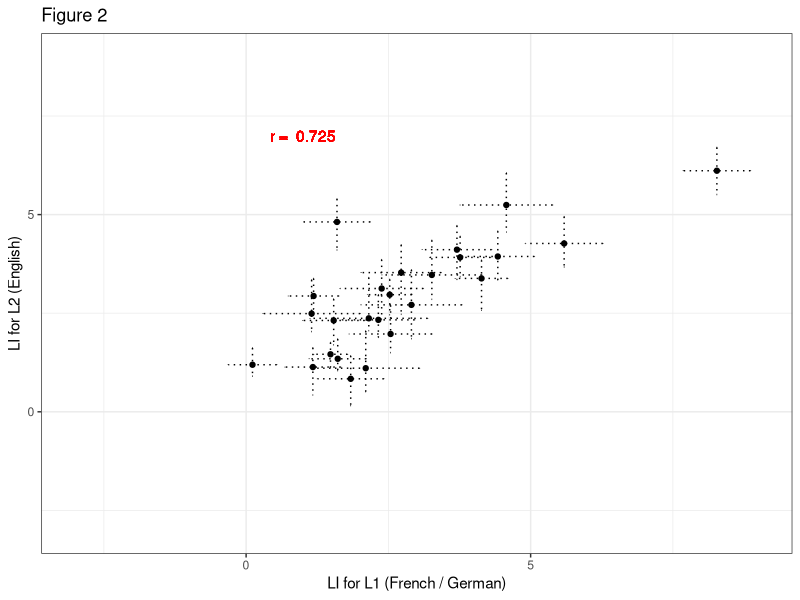
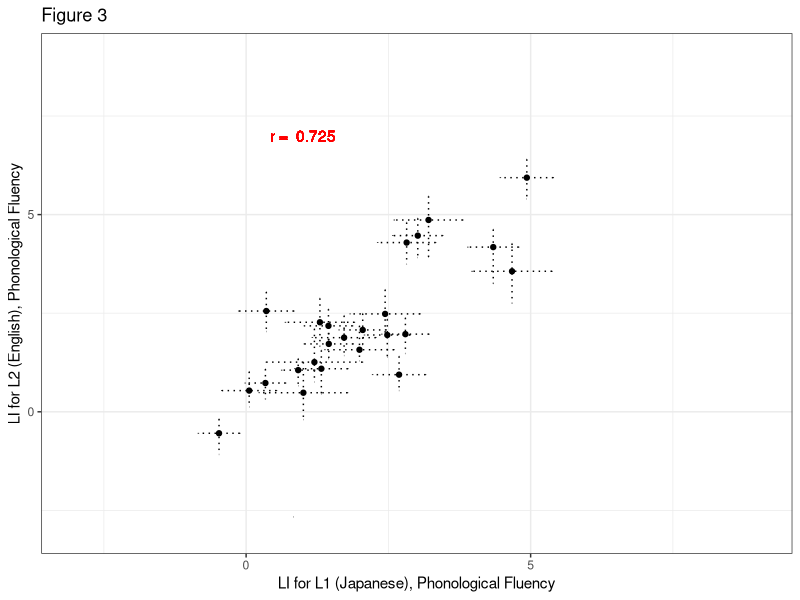
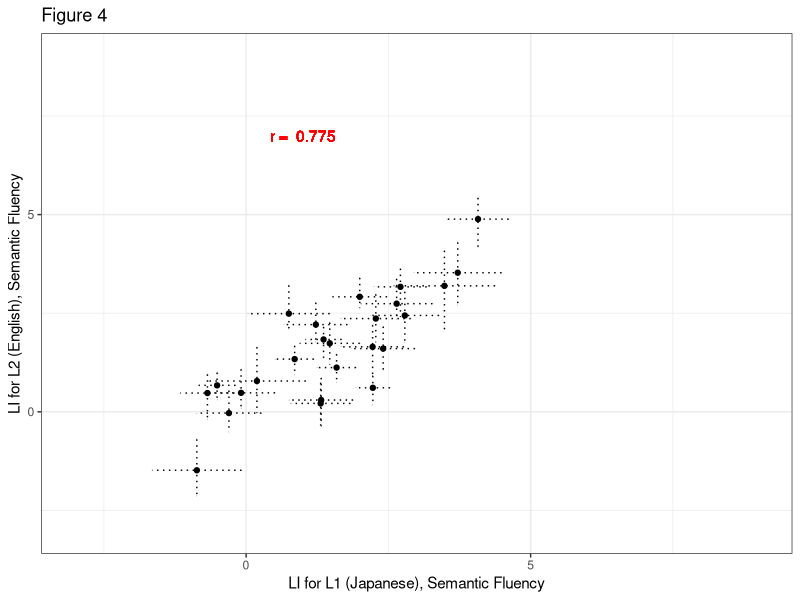

Reproduce these figures in R, in order.
## ---- chunk 1
knitr::opts_chunk$set(echo = TRUE)

require(tidyverse)
require(flextable)
require(ggplot2)
## ---- chunk 2
# read French/German data in
L1_data <- read.csv('Results_L1.csv')
L2_data <- read.csv('Results_L2.csv')
background_data_total <- read.csv('background_data.csv', stringsAsFactors = FALSE)
colnames(background_data_total)[1] <-  colnames(background_data_total)[1] <- 'ID'

# read Japanese data in 
Miho_L1_data <- read.csv('Miho_Results_L1.csv')
Miho_L2_data <- read.csv('Miho_Results_L2.csv')
Miho_background_data_total <- read.csv('Miho_background_data.csv', stringsAsFactors = FALSE)
colnames(Miho_background_data_total)[1] <-  colnames(Miho_background_data_total)[1] <- 'ID'
Miho_background_data_total$ID <- as.numeric(gsub("BL", replacement = "", Miho_background_data_total$ID))

## ---- chunk 3
# How many participants are there, and how many were excluded from the analysis?
nsubj_all <- dim(L1_data)[1]
# If a subject has data excluded in EITHER language, we'll have to exclude them.
exclude <- L1_data$L1.exclusions + L2_data$L2.exclusions
# We will include the rows in L1_data and L2_data for any participants where exclude = 0
L1_data <- L1_data[which(exclude==0), ]
L2_data <- L2_data[which(exclude==0), ]
# Remove excluded participants from backgound data too
background_data <- background_data_total[which(exclude==0), ]
nsubj <- dim(L1_data)[1]
background_data <- background_data %>% mutate(L2_prof = (L2_prof_Speaking+L2_prof_Reading+L2_prof_Understanding)/3)

# Calculate demographics summary statistics
demo_summary <- background_data %>% 
  summarise(N_total = n(), N_german = length(which(L1==1)), N_french = length(which(L1==2)),
            N_female = length(which(Gender==0)), N_male = length(which(Gender==1)),
            mean_age = mean(Age), sd_age = sd(Age),
            mean_EHI = mean(EHI), sd_EHI = sd(EHI), min_EHI = min(EHI), max_EHI = max(EHI),
            languages = mean(NoL), sd_languages = sd(NoL),
            mean_aoa = mean(L2_Acquisition), sd_aoa = sd(L2_Acquisition),
            mean_aoF = mean(L2_Fluent), sd_aoF = sd(L2_Fluent),
            mean_accent = mean(L2_exp_Accent), sd_accent = sd(L2_exp_Accent),
            mean_read = mean(L2_prof_Reading), sd_read = sd(L2_prof_Reading),
            mean_und = mean(L2_prof_Understanding), sd_und = sd(L2_prof_Understanding),
            mean_speak = mean(L2_prof_Speaking), sd_speak = sd(L2_prof_Speaking),
            mean_prof = mean(L2_prof), sd_prof = sd(L2_prof))

## ---- chunk 4
# Calculate mean and SEM LI value for L1 and L2
L1_summary_stats <- L1_data %>% summarise(L1_mean = mean(L1.mean_LI), L1_se = sd(L1.mean_LI)/sqrt(nsubj),
                                          L1_mean_trials = mean(L1.N), L1_min_trials = min(L1.N), L1_max_trials = max(L1.N)) 
L2_summary_stats <- L2_data %>% summarise(L2_mean = mean(L2.mean_LI), L2_se = sd(L2.mean_LI)/sqrt(nsubj),
                                          L2_mean_trials = mean(L2.N), L2_min_trials = min(L2.N), L2_max_trials = max(L2.N)) 

# Number of Ps left/ bilaterally lateralised
L1_laterality <- L1_data %>% group_by(L1.mean_laterality) %>% summarise(N=n(), pc=N/nsubj*100)
L2_laterality <- L2_data %>% group_by(L2.mean_laterality) %>% summarise(N=n(), pc=N/nsubj*100)


# Make a massive table
summary_stats <- matrix(data = NA, nrow = 2, ncol = 7)
colnames(summary_stats) <- c('Language','Mean trials', 'mean LI', 'se LI', '% left', '% bilateral', '% right')
summary_stats[, 1] <- c('L1', 'L2')
summary_stats[, 2] <- round(c(L1_summary_stats$L1_mean_trials, L2_summary_stats$L2_mean_trials), 2)
summary_stats[, 3] <-  round(c(L1_summary_stats$L1_mean, L2_summary_stats$L2_mean), 2)
summary_stats[, 4] <-  round(c(L1_summary_stats$L1_se, L2_summary_stats$L2_se), 2)
summary_stats[, 5] <- round(c(L1_laterality$pc[2], L2_laterality$pc[2]))
summary_stats[, 6] <- round(c(L1_laterality$pc[1], L2_laterality$pc[1]))
summary_stats[, 7] <- round(c(L1_laterality$pc[3], L2_laterality$pc[3]))
summary_stats[which(is.na(summary_stats[,7])), 7] <- 0 
summary_stats <- as.data.frame(summary_stats)

# Scatterplot of L1 and L2 data
plotdata <- inner_join(x = L1_data,
                        y = L2_data)

# Correlation between L1 and L2
L1_L2_corr <- cor.test (plotdata$L1.mean_LI, plotdata$L2.mean_LI, 
                        method = "spearman", 
                        exact = FALSE)

Fig2 <- ggplot(data = plotdata, aes(x = L1.mean_LI, y = L2.mean_LI)) + 
  geom_point()+
  theme_bw()+
  xlab("LI for L1 (French / German)") +  
  ylab("LI for L2 (English)") + 
  xlim(-3,9) + ylim (-3,9) + 
  geom_errorbar(aes(ymin = L2.mean_LI - L2.mean_se, ymax = L2.mean_LI + L1.mean_se),linetype = "dotted") + 
  geom_errorbarh(aes(xmin = L1.mean_LI - L1.mean_se, xmax = L1.mean_LI + L1.mean_se), linetype = "dotted") +
  geom_text(x = 1, y = 7, label = paste('r = ', round(L1_L2_corr$estimate, 3)), colour = 'red') +
  ggtitle('Figure 2')

# Check correlations with EHI
EHI_LI_L1_cor <- cor.test (background_data$EHI, L1_data$L1.mean_LI, method = "spearman")
EHI_LI_L2_cor <- cor.test (background_data$EHI, L2_data$L2.mean_LI, method = "spearman")

# Check for effect of testing order (0 = L2 tested first, 1 = L1 tested first)
total_info <- inner_join(x = plotdata, y = background_data, by = c("ID"))
nL1_testedfirst <- nrow(background_data[background_data$Tested == 1,]) #how many tested with L1 first
nL1_testedsecond <- nrow(background_data[background_data$Tested == 0,]) # how many tested with L2 first
testing_0 <- filter(total_info, Tested == "0")
testing_1 <- filter(total_info, Tested == "1")
testing_ttest_L1 <- t.test(testing_0$L1.mean_LI, testing_1$L1.mean_LI) # testing if there is a sig. diff between laterality scoes of L1 in those tested in their native language first or second.
testing_ttest_L2 <- t.test(testing_0$L2.mean_LI, testing_1$L2.mean_LI) # testing if there is a sig. diff between laterality scoes of L2 in those tested in their native language first or second.
## ---- chunk 5
# Make a demographics table
demo_table <- matrix(data=NA, nrow=10, ncol=2)
colnames(demo_table) <- c('Characteristic', 'Mean (sd)')
demo_table[,1] <- c('Age, years', 'EHI, /100', 'Languages spoken',
                          'Age of acquisition, years', 'Age of fluency, years', 'Accent, /10',
                          'Proficiency: speaking, /10', 'Proficiency: reading, /10', 
                          'Proficiency: understanding, /10', 'Proficiency: total, /10')
#demo_table[1,2] <- paste0(demo_summary$N_total, ' (', demo_summary$N_male, ':', demo_summary$N_female, ')')
demo_table[1,2] <- paste0(round(demo_summary$mean_age, 2), ' (', round(demo_summary$sd_age, 2), ')')
demo_table[2,2] <- paste0(round(demo_summary$mean_EHI, 2), ' (', round(demo_summary$sd_EHI, 2), ')')
demo_table[3,2] <- paste0(round(demo_summary$languages, 2), ' (', round(demo_summary$sd_languages, 2), ')')
demo_table[4,2] <- paste0(round(demo_summary$mean_aoa, 2), ' (', round(demo_summary$sd_aoa, 2), ')')
demo_table[5,2] <- paste0(round(demo_summary$mean_aoF, 2), ' (', round(demo_summary$sd_aoF, 2), ')')
demo_table[6,2] <- paste0(round(demo_summary$mean_accent, 2), ' (', round(demo_summary$sd_accent, 2), ')')
demo_table[7,2] <- paste0(round(demo_summary$mean_speak, 2), ' (', round(demo_summary$sd_speak, 2), ')')
demo_table[8,2] <- paste0(round(demo_summary$mean_read, 2), ' (', round(demo_summary$sd_read, 2), ')')
demo_table[9,2] <- paste0(round(demo_summary$mean_und, 2), ' (', round(demo_summary$sd_und, 2), ')')
demo_table[10,2] <- paste0(round(demo_summary$mean_prof, 2), ' (', round(demo_summary$sd_prof, 2), ')')
demo_table <- as.data.frame(demo_table)

table1 <- flextable(demo_table) %>% set_caption(table1, caption=paste0('Table 1. Demographics for the Study 1 participants, N=',nsubj, ' (', demo_summary$N_female, ' female)')) 
table1 <- autofit(table1)
table1
## ---- chunk 6
# Report number of excluded trials
excluded_trials_L1 <- 100 - round(sum(L1_data$L1.N) / sum(L1_data$L1.nMark) * 100, 2)
excluded_trials_L2 <- 100 - round(sum(L2_data$L2.N) / sum(L2_data$L2.nMark) * 100, 2)

# Here we will use the Shapiro Wilks normality test to see if the LI values for L1 and L2 are normally distributed
L1_normality <- shapiro.test(L1_data$L1.mean_LI)
L2_normality <- shapiro.test(L2_data$L2.mean_LI)

# spearman correlation test on odds and evens - means: Grabitz data 
L1_splithalf <- cor.test(L1_data$L1.mean_odd, L1_data$L1.mean_even, method = "spearman")
L2_splithalf <- cor.test(L2_data$L2.mean_odd, L2_data$L2.mean_even, method = "spearman")  
## ---- chunk 7
table2 <- flextable(summary_stats) %>% set_caption(table2, caption='Table 2. Summary statistics for Study 1 laterality indices')
table2 <- autofit(table2)
table2

## ---- chunk 8

print(Fig2)

## ---- chunk 9

# Correlation between AOA and LIs
aoa_L2_corr <- cor.test(total_info$L2_Acquisition, total_info$L2.mean_LI, method = "spearman")
aoF_L2_corr <- cor.test(total_info$L2_Fluent, total_info$L2.mean_LI, method = "spearman")
prof_L2_corr <- cor.test(total_info$L2_prof, total_info$L2.mean_LI, method="spearman")

## ---- chunk 10
# How many participants are there, and how many were excluded from the analysis?
Miho_nsubj_all <- dim(Miho_L1_data)[1]

# If a subject has data excluded in EITHER language, we'll have to exclude them
# Phonological and Semantic fluency tasks will be treated separately
Phon_exclude <- Miho_L1_data$L1_Phon.exclusions + Miho_L2_data$L2_Phon.exclusions
Sem_exclude <- Miho_L1_data$L1_Sem.exclusions + Miho_L2_data$L2_Sem.exclusions 
Miho_exclude <- Phon_exclude + Sem_exclude

# We will include the rows in L1_data and L2_data for any participants where exclude = 0
L1_Phon_data <- Miho_L1_data[which(Miho_exclude==0), ]
L2_Phon_data <- Miho_L2_data[which(Miho_exclude==0), ]
L1_Sem_data <- Miho_L1_data[which(Miho_exclude==0), ]
L2_Sem_data <- Miho_L2_data[which(Miho_exclude==0), ]

# How many subjects were included for each task?
Phon_nsubj <- dim(L1_Phon_data)[1]
Sem_nsubj <- dim(L1_Sem_data)[1]
# Remove excluded participants from backgound data too
Miho_background_data <- Miho_background_data_total[which(Miho_exclude==0), ]

# Calculate demographics summary statistics
#NEED TO CHECK 0 IS DEFINITLEY FEMALE!!

miho_demo_summary <- Miho_background_data %>%
  summarise(N_total = n(), N_female_j = length(which(Gender == "0")), N_male_j = length(which(Gender== "1")),
            mean_age_j = mean(Age, na.rm = TRUE), sd_age = sd(Age, na.rm = TRUE), 
            mean_aoa_L2_j = mean(aoa_L2, na.rm = TRUE), sd_aoa_L2_j = sd(aoa_L2, na.rm = TRUE),
            mean_eng_score_j = mean(Eng_score, na.rm = TRUE), sd_eng_score_j = sd(Eng_score, na.rm = TRUE),
            mean_eng_use_month_j = mean(length_useEng_months, na.rm = TRUE), sd_eng_use_month_j = sd(length_useEng_months, na.rm = TRUE),
            mean_eng_speak_j = mean(Eng_Speak, na.rm = TRUE), sd_eng_speak_j = sd(Eng_Speak, na.rm = TRUE),
            mean_eng_listen_j = mean(Eng_Listen, na.rm = TRUE), sd_eng_listen_j = sd(Eng_Listen, na.rm = TRUE),
            mean_eng_read_j = mean(Eng_Read, na.rm = TRUE), sd_eng_read_j = sd(Eng_Read, na.rm = TRUE), 
            mean_eng_write_j = mean(Eng_Write, na.rm = TRUE), sd_eng_write_j = sd(Eng_Write, na.rm = TRUE),
            )

## ---- chunk 11
# Calculate mean and SEM LI value for L1 and L2: Phonological fluency
L1_Phon_summary_stats <-
  L1_Phon_data %>% summarise(L1_mean = mean(L1_Phon.mean_LI), L1_se = sd(L1_Phon.mean_LI)/sqrt(Phon_nsubj),
                                  L1_mean_trials = mean(L1_Phon.N), L1_min_trials = min(L1_Phon.N),
                                  L1_max_trials = max(L1_Phon.N))

L2_Phon_summary_stats <-
  L2_Phon_data %>% summarise(L2_mean = mean(L2_Phon.mean_LI), L2_se = sd(L2_Phon.mean_LI)/sqrt(Phon_nsubj),
                                  L2_mean_trials = mean(L2_Phon.N), L2_min_trials = min(L2_Phon.N),
                                  L2_max_trials = max(L2_Phon.N))

# The mean and SEM LI value for L1 and L2: Semantic fluency
L1_Sem_summary_stats <-
  L1_Sem_data %>% summarise(L1_mean = mean(L1_Sem.mean_LI), L1_se = sd(L1_Sem.mean_LI)/sqrt(Sem_nsubj),
                                  L1_mean_trials = mean(L1_Sem.N), L1_min_trials = min(L1_Sem.N),
                                  L1_max_trials = max(L1_Sem.N))

L2_Sem_summary_stats <-
  L2_Sem_data %>% summarise(L2_mean = mean(L2_Sem.mean_LI), L2_se = sd(L2_Sem.mean_LI)/sqrt(Sem_nsubj),
                                  L2_mean_trials = mean(L2_Sem.N), L2_min_trials = min(L2_Sem.N),
                                  L2_max_trials = max(L2_Sem.N))

# Number of Ps left/ bilaterally lateralised for L1/L2, Phon/Sem fluency
L1_Phon_laterality <- L1_Phon_data %>%
  group_by(L1_Phon.mean_laterality) %>% summarise(N=n(), pc=N/Phon_nsubj*100)
L2_Phon_laterality <- L2_Phon_data %>%
  group_by(L2_Phon.mean_laterality) %>% summarise(N=n(), pc=N/Phon_nsubj*100)
L1_Sem_laterality <- L1_Sem_data %>%
  group_by(L1_Sem.mean_laterality) %>% summarise(N=n(), pc=N/Sem_nsubj*100)
L2_Sem_laterality <- L2_Sem_data %>%
  group_by(L2_Sem.mean_laterality) %>% summarise(N=n(), pc=N/Sem_nsubj*100)

# Make a summary table
summary_stats <- matrix(data = NA, nrow = 4, ncol = 8)
colnames(summary_stats) <- c('Task','Language','Mean trials', 'mean LI', 'se LI', '% left', '% bilateral', '% right')
summary_stats[, 1] <- c('Phonological','Phonological','Semantic','Semantic')
summary_stats[, 2] <- c('L1','L2','L1','L2')
summary_stats[, 3] <- round(c(L1_Phon_summary_stats$L1_mean_trials, L2_Phon_summary_stats$L2_mean_trials,
                              L1_Sem_summary_stats$L1_mean_trials, L2_Sem_summary_stats$L2_mean_trials), 2)
summary_stats[, 4] <-  round(c(L1_Phon_summary_stats$L1_mean, L2_Phon_summary_stats$L2_mean,
                               L1_Sem_summary_stats$L1_mean, L2_Sem_summary_stats$L2_mean), 2)
summary_stats[, 5] <-  round(c(L1_Phon_summary_stats$L1_se, L2_Phon_summary_stats$L2_se,
                               L1_Sem_summary_stats$L1_se, L2_Sem_summary_stats$L2_se), 2)
summary_stats[, 6] <- round(c(L1_Phon_laterality$pc[2], L2_Phon_laterality$pc[2],
                              L1_Sem_laterality$pc[2], L2_Sem_laterality$pc[2]))
summary_stats[, 7] <- round(c(L1_Phon_laterality$pc[1], L2_Phon_laterality$pc[1],
                              L1_Sem_laterality$pc[1], L2_Sem_laterality$pc[1]))
summary_stats[, 8] <- round(c(L1_Phon_laterality$pc[3], L2_Phon_laterality$pc[3],
                              L1_Sem_laterality$pc[3], L2_Sem_laterality$pc[3]))
summary_stats[which(is.na(summary_stats[,8])), 8] <- 0 
summary_stats <- as.data.frame(summary_stats)

# Plot Miho Phon L1 and L2 data
plotdata_j <- inner_join(x = L1_Phon_data, L2_Phon_data)
L1_L2_Phon_corr <- cor.test (plotdata_j$L1_Phon.mean_LI, plotdata_j$L2_Phon.mean_LI, method = "spearman")

Fig3 <- ggplot(data = plotdata_j, aes(x = L1_Phon.mean_LI, y = L2_Phon.mean_LI)) + 
  geom_point()+
  theme_bw()+
  xlab("LI for L1 (Japanese), Phonological Fluency") +  
  ylab("LI for L2 (English), Phonological Fluency") + 
  xlim(-3,9) + ylim (-3,9) + 
  geom_errorbar(aes(ymin = L2_Phon.mean_LI - L2_Phon.mean_se, ymax = L2_Phon.mean_LI + L1_Phon.mean_se),linetype = "dotted") + 
  geom_errorbarh(aes(xmin = L1_Phon.mean_LI - L1_Phon.mean_se, xmax = L1_Phon.mean_LI + L1_Phon.mean_se), linetype = "dotted")+
  geom_text(x = 1, y = 7, label = paste('r = ', round(L1_L2_corr$estimate, 3)), colour = 'red') +
  ggtitle('Figure 3')

# Plot Miho Sem L1 and L2 data
plotdata_j <- inner_join(x = L1_Sem_data, y = L2_Sem_data)
L1_L2_corr <- cor.test (plotdata_j$L1_Sem.mean_LI, plotdata_j$L2_Sem.mean_LI, method = "spearman")

Fig4 <- ggplot(data = plotdata_j, aes(x = L1_Sem.mean_LI, y = L2_Sem.mean_LI)) +
  geom_point()+
  theme_bw()+
  xlab("LI for L1 (Japanese), Semantic Fluency") +
  ylab("LI for L2 (English), Semantic Fluency") +
  xlim(0-3,9) + ylim (-3,9) +
  geom_errorbar(aes(ymin = L2_Sem.mean_LI - L2_Sem.mean_se, ymax = L2_Sem.mean_LI + L1_Sem.mean_se),linetype = "dotted") +
  geom_errorbarh(aes(xmin = L1_Sem.mean_LI - L1_Sem.mean_se, xmax = L1_Sem.mean_LI + L1_Sem.mean_se), linetype = "dotted")+
  geom_text(x = 1, y = 7, label = paste('r = ', round(L1_L2_corr$estimate, 3)), colour = 'red') +
  ggtitle('Figure 4')

# Check correlations with EHI
#TO COMPLETE
# EHI_LI_L1_Phon_cor <- cor.test (background_data$EHI, L1_data$L1_Phon.mean_LI, method = "spearman")
# EHI_LI_L2_Phon_cor <- cor.test (background_data$EHI, L2_data$L2_Phon.mean_LI, method = "spearman")
# EHI_LI_L1_Sem_cor <- cor.test (background_data$EHI, L1_data$L1_Sem.mean_LI, method = "spearman")
# EHI_LI_L2_Sem_cor <- cor.test (background_data$EHI, L2_data$L2_Sem.mean_LI, method = "spearman")

# Check for effect of testing order (0 = L2 tested first, 1 = L1 tested first)
# TO COMPLETE
# total_info <- inner_join(x = plotdata_j, y = background_data, by = c("ID"))
# nL1_testedfirst <- nrow(background_data[background_data$Tested == 1,]) #how many tested with L1 first
# nL1_testedsecond <- nrow(background_data[background_data$Tested == 0,]) # how many tested with L2 first
# testing_0 <- filter(total_info, Tested == "0")
# testing_1 <- filter(total_info, Tested == "1")
# testing_ttest_L1 <- t.test(testing_0$L1.mean_LI, testing_1$L1.mean_LI) # testing if there is a sig. diff between laterality scoes of L1 in those tested in their native language first or second.
# testing_ttest_L2 <- t.test(testing_0$L2.mean_LI, testing_1$L2.mean_LI) # testing if there is a sig. diff between laterality scoes of L2 in those tested in their native language first or second.
## ---- chunk 12

#### demographics table ####
# Update names of rows when we get more info on background demographics. 
# Make a demographics table

############

demo_table_j <- matrix(data=NA, nrow=8, ncol=2)
colnames(demo_table_j) <- c('Characteristic', 'Mean (sd)')

demo_table_j[,1] <- c('Age, years', 'Age of English Acquisition, years', 'mean English score', 'Use of English, months', 'English speaking', 'English listening', 'English Reading', 'English Writing')

demo_table_j[1,2] <- paste0(round(miho_demo_summary$mean_age_j, 2), ' (', round(miho_demo_summary$sd_age, 2), ')')
demo_table_j[2,2] <- paste0(round(miho_demo_summary$mean_aoa_L2_j, 2), ' (', round(miho_demo_summary$sd_aoa_L2_j, 2), ')')
demo_table_j[3,2] <- paste0(round(miho_demo_summary$mean_eng_score_j, 2), ' (', round(miho_demo_summary$sd_eng_score_j, 2), ')')
demo_table_j[4,2] <- paste0(round(miho_demo_summary$mean_eng_use_month_j, 2), ' (', round(miho_demo_summary$sd_eng_use_month_j, 2), ')')
demo_table_j[5,2] <- paste0(round(miho_demo_summary$mean_eng_speak_j, 2), ' (', round(miho_demo_summary$sd_eng_speak_j, 2), ')')
demo_table_j[6,2] <- paste0(round(miho_demo_summary$mean_eng_listen_j, 2), ' (', round(miho_demo_summary$sd_eng_listen_j, 2), ')')
demo_table_j[7,2] <- paste0(round(miho_demo_summary$mean_eng_read_j, 2), ' (', round(miho_demo_summary$sd_eng_read_j, 2), ')')
demo_table_j[8,2] <- paste0(round(miho_demo_summary$mean_eng_write_j, 2), ' (', round(miho_demo_summary$sd_eng_write_j, 2), ')')
demo_table_j <- as.data.frame(demo_table_j)

table101 <- flextable(demo_table_j) %>% set_caption('table101', caption=paste0('Table 101. Demographics for the Study 2 participants, N=', miho_demo_summary$N_total, ' (', miho_demo_summary$N_female_j, ' female)')) 
table101 <- autofit(table101)
table101

## ---- chunk 13
# Report number of excluded trials
excluded_trials_L1_Phon <- 100 - round(sum(L1_Phon_data$L1_Phon.N.N) / sum(L1_Phon_data$L1_Phon.nMark) * 100, 2)
excluded_trials_L2_Phon <- 100 - round(sum(L2_Phon_data$L2_Phon.N) / sum(L2_Phon_data$L2_Phon.nMark) * 100, 2)
excluded_trials_L1_Sem <- 100 - round(sum(L1_Sem_data$L1_Sem.N.N) / sum(L1_Sem_data$L1_Sem.nMark) * 100, 2)
excluded_trials_L2_Sem <- 100 - round(sum(L2_Sem_data$L2_Sem.N) / sum(L2_Sem_data$L2_Sem.nMark) * 100, 2)

# Here we will use the Shapiro Wilks normality test to see if the LI values for L1 and L2 are normally distributed
L1_Phon_normality <- shapiro.test(L1_Phon_data$L1_Phon.mean_LI)
L1_Sem_normality <- shapiro.test(L1_Sem_data$L1_Sem.mean_LI)
L2_Phon_normality <- shapiro.test(L2_Phon_data$L2_Phon.mean_LI)
L2_Sem_normality <- shapiro.test(L2_Sem_data$L2_Sem.mean_LI)

# spearman correlation test on odds and evens - means
L1_Phon_splithalf <- cor.test(L1_Phon_data$L1_Phon.mean_odd, L1_Phon_data$L1_Phon.mean_even, method = "spearman")
L2_Phon_splithalf <- cor.test(L2_Phon_data$L2_Phon.mean_odd, L2_Phon_data$L2_Phon.mean_even, method = "spearman")
L1_Sem_splithalf <- cor.test(L1_Sem_data$L1_Sem.mean_odd, L1_Sem_data$L1_Sem.mean_even, method = "spearman")
L2_Sem_splithalf <- cor.test(L2_Sem_data$L2_Sem.mean_odd, L2_Sem_data$L2_Sem.mean_even, method = "spearman")

## ---- chunk 14
table4 <- flextable(summary_stats) 
table4 <- autofit(table4)
set_caption(table4, caption='Table 4. Summary statistics for Study 2 laterality indices')

## ---- chunk 15
print(Fig3)
print(Fig4)

## ---- chunk 16

# Correlation between AOA and LIs

# Miho_background_data_total$ID <- as.numeric("ID")
total_info_j <- inner_join(x = plotdata_j, y = Miho_background_data, by = c("ID"))


# TO BE COMPLETED
#total_info_j <- 
#aoa_L2_corr_j <- cor.test(Miho_background_data_total$aoa_L2, plotdata_j$L1_Sem.mean_LI, method = "spearman")
